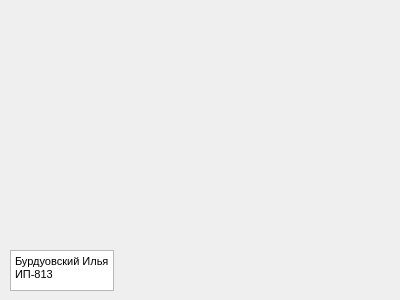
<?xml version="1.0" encoding="UTF-8"?>
<ui version="4.0">
 <class>author</class>
 <widget class="QDialog" name="author">
  <property name="geometry">
   <rect>
    <x>0</x>
    <y>0</y>
    <width>400</width>
    <height>300</height>
   </rect>
  </property>
  <property name="windowTitle">
   <string>Информация об авторе</string>
  </property>
  <widget class="QLabel" name="label">
   <property name="geometry">
    <rect>
     <x>-130</x>
     <y>-10</y>
     <width>541</width>
     <height>351</height>
    </rect>
   </property>
   <property name="text">
    <string/>
   </property>
   <property name="textFormat">
    <enum>Qt::AutoText</enum>
   </property>
   <property name="pixmap">
    <pixmap>../../../photo/meme/AtakaCotyat.png</pixmap>
   </property>
   <property name="wordWrap">
    <bool>false</bool>
   </property>
  </widget>
  <widget class="QTextEdit" name="textEdit">
   <property name="enabled">
    <bool>true</bool>
   </property>
   <property name="geometry">
    <rect>
     <x>10</x>
     <y>250</y>
     <width>104</width>
     <height>41</height>
    </rect>
   </property>
   <property name="readOnly">
    <bool>true</bool>
   </property>
   <property name="html">
    <string>&lt;!DOCTYPE HTML PUBLIC &quot;-//W3C//DTD HTML 4.0//EN&quot; &quot;http://www.w3.org/TR/REC-html40/strict.dtd&quot;&gt;
&lt;html&gt;&lt;head&gt;&lt;meta name=&quot;qrichtext&quot; content=&quot;1&quot; /&gt;&lt;style type=&quot;text/css&quot;&gt;
p, li { white-space: pre-wrap; }
&lt;/style&gt;&lt;/head&gt;&lt;body style=&quot; font-family:'MS Shell Dlg 2'; font-size:8.25pt; font-weight:400; font-style:normal;&quot;&gt;
&lt;p style=&quot; margin-top:0px; margin-bottom:0px; margin-left:0px; margin-right:0px; -qt-block-indent:0; text-indent:0px;&quot;&gt;Бурдуовский Илья&lt;/p&gt;
&lt;p style=&quot; margin-top:0px; margin-bottom:0px; margin-left:0px; margin-right:0px; -qt-block-indent:0; text-indent:0px;&quot;&gt;ИП-813&lt;/p&gt;&lt;/body&gt;&lt;/html&gt;</string>
   </property>
  </widget>
 </widget>
 <resources/>
 <connections/>
</ui>
